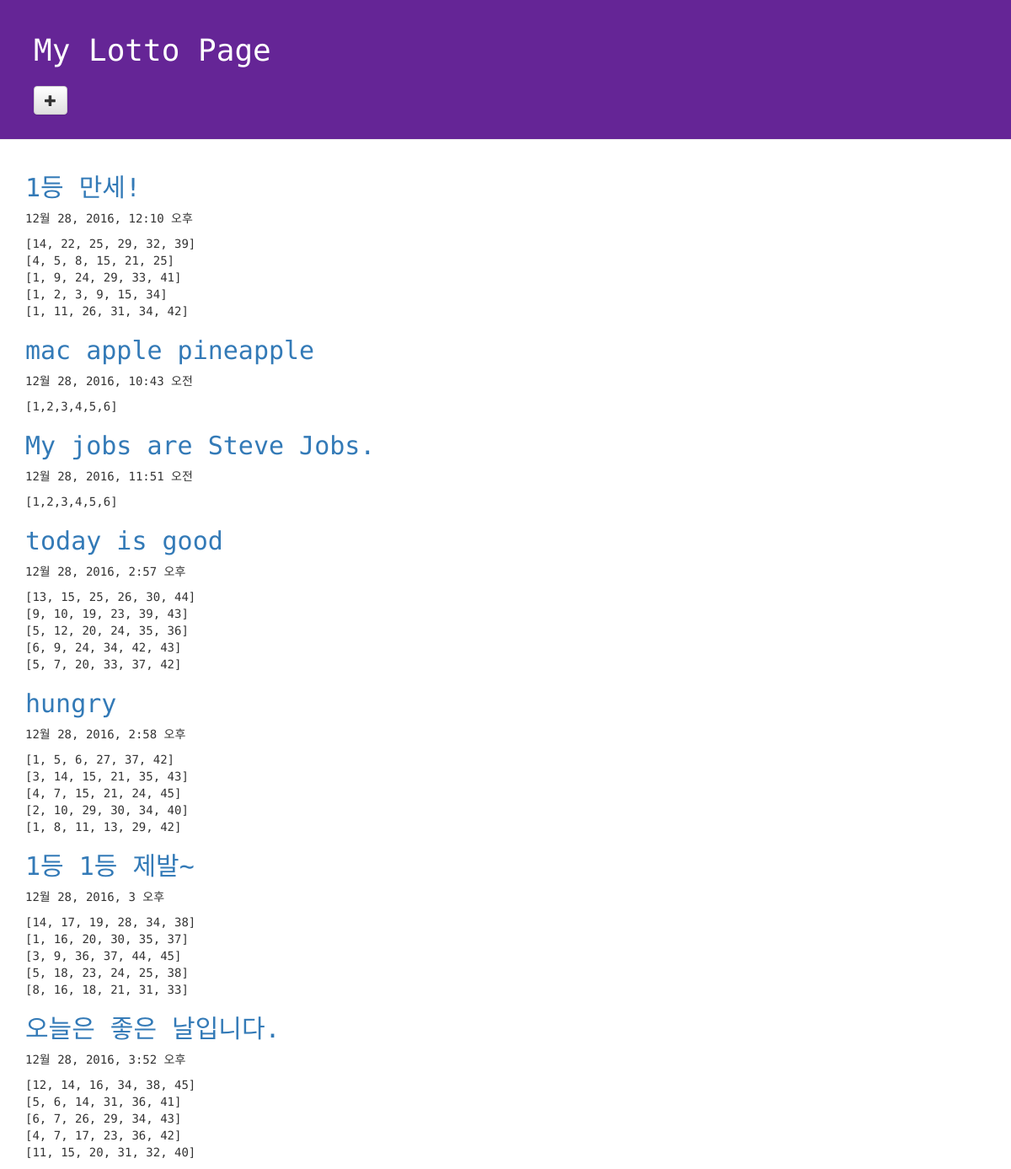
Page /lotto/ on the committed database.
### lotto/models.py (models this page shows, shortened)
class GuessNumbers(models.Model):
    name = models.CharField(max_length = 24)
    lottos = models.CharField(max_length = 255, default = '[1,2,3,4,5,6]')
    text = models.CharField(max_length = 255)
    num_lotto = models.IntegerField(default = 5)
    update_date = models.DateTimeField()

### lotto/views.py (the view)
# urls.py: url(r'^lotto/$', views.index, name='lotto'),
def index(request):
    lottos = GuessNumbers.objects.all()
    return render(request, "lotto/default.html", {"lottos": lottos})

### lotto/templates/lotto/default.html (shortened to what this page needs)
<!DOCTYPE html>
{% load staticfiles %}
<html lang="ko">
<head>
  <link rel="stylesheet" href="//maxcdn.bootstrapcdn.com/bootstrap/3.2.0/css/bootstrap.min.css">
  <link rel="stylesheet" href="//maxcdn.bootstrapcdn.com/bootstrap/3.2.0/css/bootstrap-theme.min.css">
  <link rel="stylesheet" href="{% static 'css/lotto.css'%}">
</head>
<body>
  <div class="page-header">
  <h1>My Lotto Page</h1>
  <h2> <a href="{% url 'new_lotto'%}">
    <span class="glyphicon glyphicon-plus btn btn-default"></span></a></h2>
  </div>
  <div class="container lotto">
    {% for lotto in lottos %}
    <h2><a href="{% url 'detail' lottokey=lotto.pk %}">{{lotto.text}}</a></h2>
    <p> {{lotto.update_date}}</p>
    <p> {{lotto.lottos|linebreaksbr}}</p>
    {% endfor %}
  </div>
</body>
</html>

### lotto/static/css/lotto.css (style rules this page uses)
.page-header { background-color: #652596; margin-top: 0; padding: 20px 20px 20px 40px; font-family: 'Space Mono', monospace; }
.page-header h1 { color: #FFFFFF; }
.container { font-family: 'Space Mono', monospace; }
.container h2 { color: #b9f442; }

### rows in the picture
GuessNumbers: text "1등 만세!", update_date "12월 28, 2016, 12:10 오후", lottos "[14, 22, 25, 29, 32, 39] [4, 5, 8, 15, 21, 25] [1, 9, 24, 29, 33, 41] [1, 2, 3, 9, 15, 34] [1, 11, 26, 31, 34, 42]"
GuessNumbers: text "mac apple pineapple", update_date "12월 28, 2016, 10:43 오전", lottos "[1,2,3,4,5,6]"
GuessNumbers: text "My jobs are Steve Jobs.", update_date "12월 28, 2016, 11:51 오전", lottos "[1,2,3,4,5,6]"
GuessNumbers: text "today is good", update_date "12월 28, 2016, 2:57 오후", lottos "[13, 15, 25, 26, 30, 44] [9, 10, 19, 23, 39, 43] [5, 12, 20, 24, 35, 36] [6, 9, 24, 34, 42, 43] [5, 7, 20, 33, 37, 42]"
GuessNumbers: text "hungry", update_date "12월 28, 2016, 2:58 오후", lottos "[1, 5, 6, 27, 37, 42] [3, 14, 15, 21, 35, 43] [4, 7, 15, 21, 24, 45] [2, 10, 29, 30, 34, 40] [1, 8, 11, 13, 29, 42]"
GuessNumbers: text "1등 1등 제발~", update_date "12월 28, 2016, 3 오후", lottos "[14, 17, 19, 28, 34, 38] [1, 16, 20, 30, 35, 37] [3, 9, 36, 37, 44, 45] [5, 18, 23, 24, 25, 38] [8, 16, 18, 21, 31, 33]"
GuessNumbers: text "오늘은 좋은 날입니다.", update_date "12월 28, 2016, 3:52 오후", lottos "[12, 14, 16, 34, 38, 45] [5, 6, 14, 31, 36, 41] [6, 7, 26, 29, 34, 43] [4, 7, 17, 23, 36, 42] [11, 15, 20, 31, 32, 40]"
